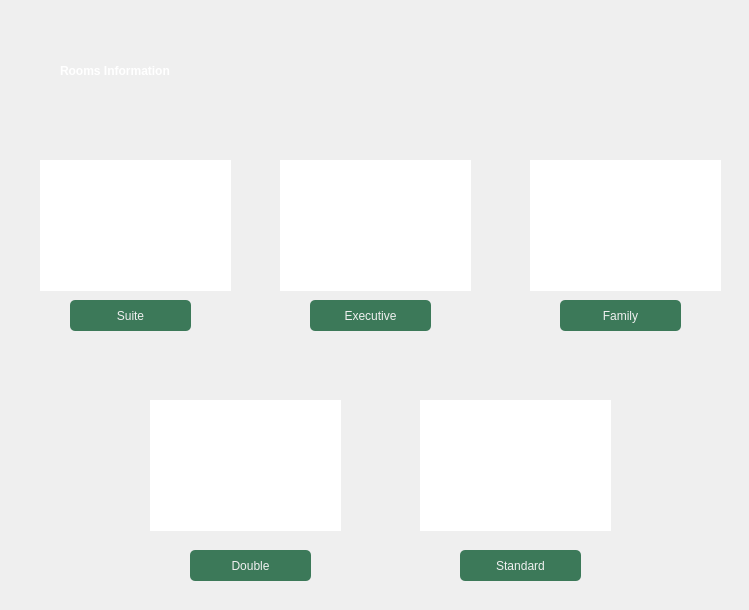
<?xml version="1.0" encoding="UTF-8"?>
<ui version="4.0">
 <class>Dialog</class>
 <widget class="QDialog" name="Dialog">
  <property name="geometry">
   <rect>
    <x>0</x>
    <y>0</y>
    <width>749</width>
    <height>610</height>
   </rect>
  </property>
  <property name="windowTitle">
   <string>Dialog</string>
  </property>
  <widget class="QLabel" name="label">
   <property name="geometry">
    <rect>
     <x>-14</x>
     <y>-8</y>
     <width>771</width>
     <height>621</height>
    </rect>
   </property>
   <property name="text">
    <string/>
   </property>
   <property name="pixmap">
    <pixmap>Green White Minimalist Room Hotel Instagram Post (1).png</pixmap>
   </property>
   <property name="scaledContents">
    <bool>true</bool>
   </property>
  </widget>
  <widget class="QLabel" name="label_9">
   <property name="geometry">
    <rect>
     <x>60</x>
     <y>40</y>
     <width>291</width>
     <height>61</height>
    </rect>
   </property>
   <property name="styleSheet">
    <string notr="true">font: italic 36pt &quot;Palace Script MT&quot;;
font-weight : bold;
color:white;</string>
   </property>
   <property name="text">
    <string>Rooms Information</string>
   </property>
  </widget>
  <widget class="QLabel" name="label_2">
   <property name="geometry">
    <rect>
     <x>40</x>
     <y>160</y>
     <width>191</width>
     <height>131</height>
    </rect>
   </property>
   <property name="styleSheet">
    <string notr="true">background-color:rgb(255, 255, 255);
border: 2px solid white;
</string>
   </property>
   <property name="text">
    <string/>
   </property>
   <property name="pixmap">
    <pixmap>Suite.jpg</pixmap>
   </property>
   <property name="scaledContents">
    <bool>true</bool>
   </property>
  </widget>
  <widget class="QLabel" name="label_3">
   <property name="geometry">
    <rect>
     <x>280</x>
     <y>160</y>
     <width>191</width>
     <height>131</height>
    </rect>
   </property>
   <property name="styleSheet">
    <string notr="true">background-color:rgb(255, 255, 255);
border: 2px solid white;
</string>
   </property>
   <property name="text">
    <string/>
   </property>
   <property name="pixmap">
    <pixmap>Executive.jpg</pixmap>
   </property>
   <property name="scaledContents">
    <bool>true</bool>
   </property>
  </widget>
  <widget class="QLabel" name="label_4">
   <property name="geometry">
    <rect>
     <x>530</x>
     <y>160</y>
     <width>191</width>
     <height>131</height>
    </rect>
   </property>
   <property name="styleSheet">
    <string notr="true">background-color:rgb(255, 255, 255);
border: 2px solid white;</string>
   </property>
   <property name="text">
    <string/>
   </property>
   <property name="pixmap">
    <pixmap>Family.webp</pixmap>
   </property>
   <property name="scaledContents">
    <bool>true</bool>
   </property>
  </widget>
  <widget class="QPushButton" name="suiteButton">
   <property name="geometry">
    <rect>
     <x>70</x>
     <y>300</y>
     <width>121</width>
     <height>31</height>
    </rect>
   </property>
   <property name="styleSheet">
    <string notr="true">border-radius: 5px;
font: 75 12pt &quot;Segoe Print&quot;;
background-color: rgb(60, 121, 89);
color: rgb(240, 240, 240);</string>
   </property>
   <property name="text">
    <string>Suite</string>
   </property>
  </widget>
  <widget class="QPushButton" name="executiveButton">
   <property name="geometry">
    <rect>
     <x>310</x>
     <y>300</y>
     <width>121</width>
     <height>31</height>
    </rect>
   </property>
   <property name="styleSheet">
    <string notr="true">border-radius: 5px;
font: 75 12pt &quot;Segoe Print&quot;;
background-color: rgb(60, 121, 89);
color: rgb(240, 240, 240);</string>
   </property>
   <property name="text">
    <string>Executive</string>
   </property>
  </widget>
  <widget class="QPushButton" name="familyButton">
   <property name="geometry">
    <rect>
     <x>560</x>
     <y>300</y>
     <width>121</width>
     <height>31</height>
    </rect>
   </property>
   <property name="styleSheet">
    <string notr="true">border-radius: 5px;
font: 75 12pt &quot;Segoe Print&quot;;
background-color: rgb(60, 121, 89);
color: rgb(240, 240, 240);</string>
   </property>
   <property name="text">
    <string>Family</string>
   </property>
  </widget>
  <widget class="QLabel" name="label_5">
   <property name="geometry">
    <rect>
     <x>150</x>
     <y>400</y>
     <width>191</width>
     <height>131</height>
    </rect>
   </property>
   <property name="styleSheet">
    <string notr="true">background-color:rgb(255, 255, 255);
border: 2px solid white;
</string>
   </property>
   <property name="text">
    <string/>
   </property>
   <property name="pixmap">
    <pixmap>Double.jpg</pixmap>
   </property>
   <property name="scaledContents">
    <bool>true</bool>
   </property>
  </widget>
  <widget class="QLabel" name="label_6">
   <property name="geometry">
    <rect>
     <x>420</x>
     <y>400</y>
     <width>191</width>
     <height>131</height>
    </rect>
   </property>
   <property name="styleSheet">
    <string notr="true">background-color:rgb(255, 255, 255);
border: 2px solid white;
</string>
   </property>
   <property name="text">
    <string/>
   </property>
   <property name="pixmap">
    <pixmap>Standard.jpg</pixmap>
   </property>
   <property name="scaledContents">
    <bool>true</bool>
   </property>
  </widget>
  <widget class="QPushButton" name="doubleButton">
   <property name="geometry">
    <rect>
     <x>190</x>
     <y>550</y>
     <width>121</width>
     <height>31</height>
    </rect>
   </property>
   <property name="styleSheet">
    <string notr="true">border-radius: 5px;
font: 75 12pt &quot;Segoe Print&quot;;
background-color: rgb(60, 121, 89);
color: rgb(240, 240, 240);</string>
   </property>
   <property name="text">
    <string>Double</string>
   </property>
  </widget>
  <widget class="QPushButton" name="standardButton">
   <property name="geometry">
    <rect>
     <x>460</x>
     <y>550</y>
     <width>121</width>
     <height>31</height>
    </rect>
   </property>
   <property name="styleSheet">
    <string notr="true">border-radius: 5px;
font: 75 12pt &quot;Segoe Print&quot;;
background-color: rgb(60, 121, 89);
color: rgb(240, 240, 240);</string>
   </property>
   <property name="text">
    <string>Standard</string>
   </property>
  </widget>
 </widget>
 <resources/>
 <connections/>
</ui>
